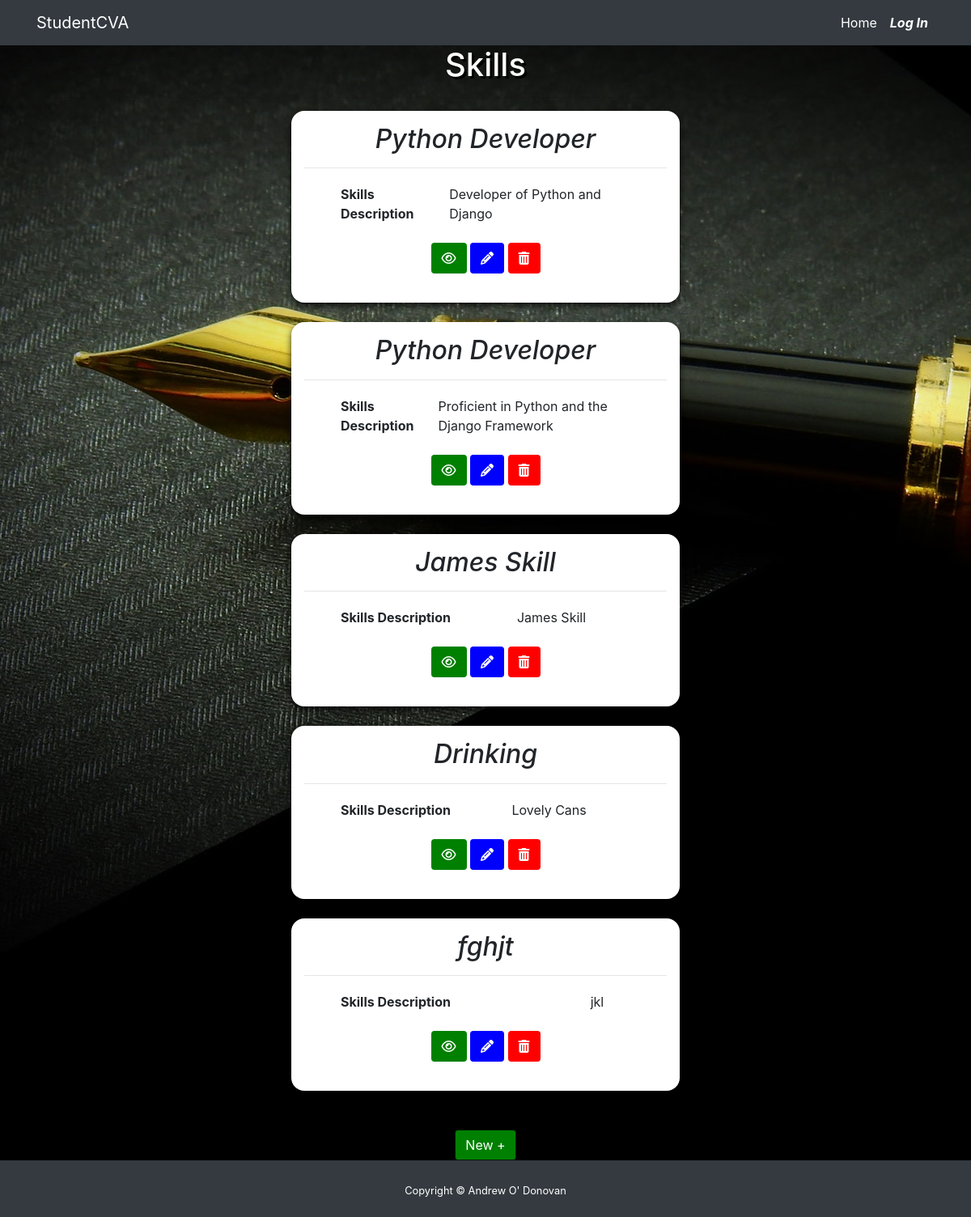
Screenshot of /skills/ with the database file from the repository.
### pages/models.py (models this page shows, shortened)
class Skills(models.Model):
    user = models.ForeignKey(CustomUser, on_delete=models.CASCADE, related_name='SkillsUser')
    SkillsName = models.CharField(verbose_name=_('Skill Name'), max_length=100, default=None)
    SkillsDesc = models.CharField(verbose_name=_('Skill Description'), max_length=250, default=None)

### skills/views.py (the view)
# urls.py: path('', views.SkillsList.as_view(), name='Skills_list'),
class SkillsList(ListView):
    model = Skills
    def get_queryset(self):
        user_ids = CustomUser.objects.filter(username=self.request.user).values_list('id', flat=True)
        if user_ids:
            for uid in user_ids:
                return Skills.objects.filter(user__id=uid)
        else:
            return Skills.objects.all()

### templates/pages/Skills_list.html (shortened to what this page needs)
{% extends 'base.html' %}
{% block content %}
<div class="cv-container">
    <div class="cv CvContent">
    <h1 class="text-center cv-h1">Skills</h1>
        <hr />
     {% for Skills in object_list %}
        <div class="CvTable">
            <h2 class="text-center font-italic">{{ Skills.SkillsName }}</h2>
            <hr />
            <table>
                 <tr>
                    <th>Skills Description</th>
                    <td>{{ Skills.SkillsDesc }}</td>
                 </tr>
                 <tr>
                     <td colspan="2">
                        <div class="form-button-container">
                            <a class="form-button btn" id="view" href="{% url "Skills_view" Skills.id %}"><i class="fa fa-eye" aria-hidden="true"></i></a>
                            <a class="form-button btn" id="edit" href="{% url "Skills_edit" Skills.id %}"><i class="fa fa-pencil" aria-hidden="true"></i></a>
                            <a class="form-button btn" id="delete" href="{% url "Skills_delete" Skills.id %}"><i class="fa fa-trash" aria-hidden="true"></i></a>
                        </div>
                    </td>
                 </tr>
            </table>
        </div>
            <br />
            {% endfor %}
            <br />
            <div class="text-center"><a class="add-new btn" id="add-new" href="{% url 'Skills_new' %}">New +</a></div>
    </div>
</div>
{% endblock %}

### rows the page displays
Skills: SkillsName "Python Developer", SkillsDesc "Developer of Python and Django"
Skills: SkillsName "Python Developer", SkillsDesc "Proficient in Python and the Django Framework"
Skills: SkillsName "James Skill", SkillsDesc "James Skill"
Skills: SkillsName "Drinking", SkillsDesc "Lovely Cans"
Skills: SkillsName "fghjt", SkillsDesc "jkl"
